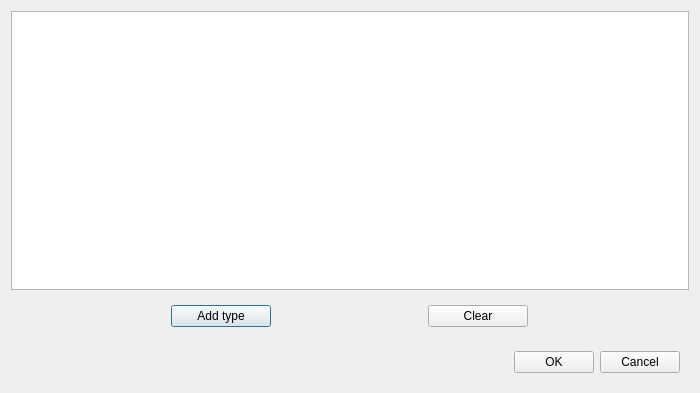
<?xml version="1.0" encoding="UTF-8"?>
<ui version="4.0">
 <class>DiscTypesDialog</class>
 <widget class="QDialog" name="DiscTypesDialog">
  <property name="windowModality">
   <enum>Qt::ApplicationModal</enum>
  </property>
  <property name="geometry">
   <rect>
    <x>0</x>
    <y>0</y>
    <width>700</width>
    <height>393</height>
   </rect>
  </property>
  <property name="windowTitle">
   <string>Disc types distribution</string>
  </property>
  <property name="modal">
   <bool>true</bool>
  </property>
  <layout class="QVBoxLayout" name="verticalLayout">
   <item>
    <widget class="QTableView" name="discTypesTableView"/>
   </item>
   <item>
    <widget class="QWidget" name="widget_3" native="true">
     <layout class="QHBoxLayout" name="horizontalLayout_3">
      <item>
       <widget class="QPushButton" name="addTypePushButton">
        <property name="maximumSize">
         <size>
          <width>100</width>
          <height>16777215</height>
         </size>
        </property>
        <property name="text">
         <string>Add type</string>
        </property>
       </widget>
      </item>
      <item>
       <widget class="QPushButton" name="clearTypesPushButton">
        <property name="maximumSize">
         <size>
          <width>100</width>
          <height>16777215</height>
         </size>
        </property>
        <property name="text">
         <string>Clear</string>
        </property>
       </widget>
      </item>
     </layout>
    </widget>
   </item>
   <item alignment="Qt::AlignRight">
    <widget class="QWidget" name="widget_2" native="true">
     <layout class="QHBoxLayout" name="horizontalLayout_2">
      <item>
       <widget class="QPushButton" name="okPushButton">
        <property name="text">
         <string>OK</string>
        </property>
       </widget>
      </item>
      <item>
       <widget class="QPushButton" name="cancelPushButton">
        <property name="text">
         <string>Cancel</string>
        </property>
       </widget>
      </item>
     </layout>
    </widget>
   </item>
  </layout>
 </widget>
 <resources/>
 <connections/>
</ui>
